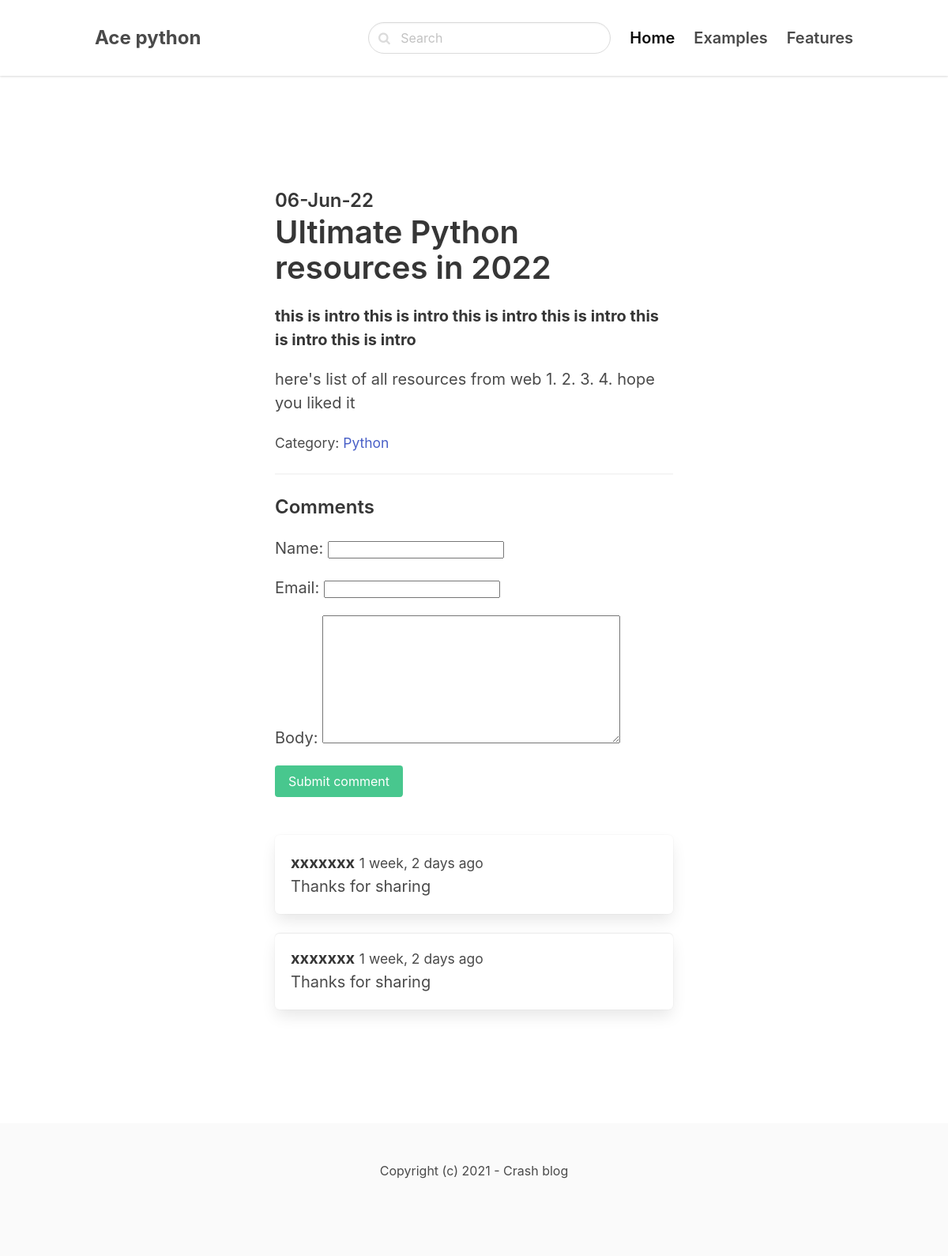
Screenshot of /python/python-resources-2022 with the database file from the repository.
### postsk/models.py (models this page shows, shortened)
class Post(models.Model):
    category = models.ForeignKey(Catogry, related_name='posts',on_delete=models.CASCADE)
    title = models.CharField(max_length=255)
    slug = models.CharField(max_length=255)
    intro = models.TextField()
    body = models.TextField()
    created_at = models.DateTimeField(auto_now_add=True)
    class Meta:
        ordering = ('-created_at',)

class Catogry(models.Model):
    title = models.CharField(max_length=255)
    slug = models.CharField(max_length=255)
    class Meta:
        ordering = ('title',)
        verbose_name_plural = 'Categories'
    def __str__(self):
        return self.title

class Comment(models.Model):
    post = models.ForeignKey(Post,related_name='comments',on_delete=models.CASCADE)
    name = models.CharField(max_length=255)
    email = models.EmailField()
    body = models.TextField()
    created_at = models.DateTimeField(auto_now_add=True)

### postsk/views.py (the view)
# urls.py: path('<slug:category_slug>/<slug:slug>',views.details,name='post_details'),
def details(request,category_slug,slug):
    post = get_object_or_404(Post,slug=slug)
    if request.method == 'POST':
        form = CommentForms(request.POST)
        if form.is_valid():
            comment = form.save(commit=False)
            comment.post = post
            comment.save()
            return redirect('post_details',slug=slug)
    else:
        form = CommentForms()
    return render(request,'postsk/x.html', {'post':post, 'form':form})

### postsk/form.py
class CommentForms(forms.ModelForm):
    class Meta:
        model = Comment
        fields = ('name','email','body')

### postsk/templates/postsk/x.html (shortened to what this page needs)
{% extends 'core/index.html' %}
{% block content %}
    <section class="hero">
        <div class="hero-body">
            <div class="container">
                <section class="section">
                    <div class="columns">
                        <div class="column is-8 is-offset-2">
                            <div class="content is-medium">
                                <h2 class="subtitle is-4">{{post.created_at|date:'d-M-y' }}</h2>
                                <h1 class="title">{{post.title}}</h1>
                                <p><strong>{{post.intro}}</strong></p>
                                <p>{{post.body}}</p>
                                <p><small>Category: <a href="{% url 'category_details' post.category.slug %}">{{ post.category }} </a></small></p>
                                <hr>
                                <h2 class="subtitle is-4">Comments</h2>
                                <form method="post">
                                    {{ form.as_p }}
                                    <div class="field mb-6">
                                        <div class="control">
                                            <button class="button is-success">Submit comment</button>
                                        </div>
                                    </div>
                                </form>
                                {% for comment in post.comments.all %}
                                    <article class="media box">
                                        <div class="media-content">
                                            <strong> {{ comment.name }}</strong> <small>{{ comment.created_at |timesince }} ago</small> <br>
                                            {{ comment.body }}
                                        </div>
                                    </article>
                                {% endfor %}
                            </div>
                        </div>
                    </div>
                </section>
            </div>
        </div>
    </section>
{% endblock %}

### rows the page displays
Post: created_at "06-Jun-22", title "Ultimate Python resources in 2022", intro "this is intro this is intro this is intro this is intro this is intro this is intro", body "here's list of all resources from web 1. 2. 3. 4. hope you liked it", category "Python"
Comment: name "xxxxxxx", created_at "1 week, 2 days", body "Thanks for sharing"
Comment: name "xxxxxxx", created_at "1 week, 2 days", body "Thanks for sharing"
